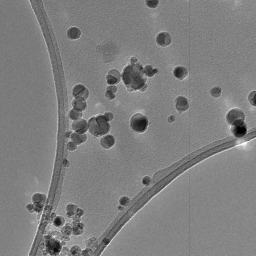
#> input picture Thesis Dataset/tem-share/TEM Tomography_Ex2/Janustomo2_thumb/Janustomo2_-13.00.bmp, 256 x 256 px, found by its file name; its folder holds only this picture in this run
$ python ConvertGrayscaleToRGb_colored.py
#> lines starting #> are read from the running program, lines starting #| are printed output that depends on the picture
import os
import cv2
import numpy as np
import matplotlib.pyplot as plt

# Folder path containing grayscale BMP images
folder_path = 'Thesis-Dataset/TEM Tomography_Ex2/Janustomo2_thumb'

# Output folder path to save enhanced RGB images
output_folder_path = 'Thesis-Dataset/TEM Tomography_Ex2/output_RGB_color_map'

# Get a list of grayscale BMP image files in the folder
grayscale_files = [f for f in os.listdir(folder_path) if f.endswith('.bmp')]

# Iterate through each grayscale BMP image
for file_name in grayscale_files:
    # Load grayscale BMP image
    grayscale_img = cv2.imread(os.path.join(
        folder_path, file_name), cv2.IMREAD_GRAYSCALE)
#> grayscale_img is the input picture: shape (256, 256); min 0, max 254, mean 126.5

    # Apply denoising
    denoised_img = cv2.fastNlMeansDenoising(
        grayscale_img, None, h=10, templateWindowSize=7, searchWindowSize=21)

    # Apply color mapping to the denoised grayscale image
    colormap = cv2.COLORMAP_VIRIDIS
    colored_img = cv2.applyColorMap(denoised_img, colormap)
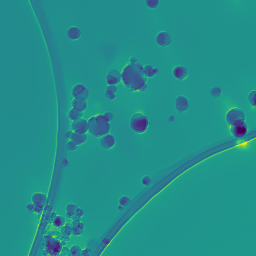
#> colored_img: shape (256, 256, 3); mean B, G, R 139.3, 142.8, 34.6

    # Save the colored RGB image as JPEG to the output folder
    output_file_path = os.path.join(
        output_folder_path, os.path.splitext(file_name)[0] + '.jpg')
    cv2.imwrite(output_file_path, colored_img)

    print(f"Converted {file_name} to enhanced RGB using color mapping.")

print("Conversion and enhancement completed.")

$ run again, on Thesis Dataset/tem-share/TEM Tomography_Ex2/Janustomo2_thumb/Janustomo2_10.93.bmp
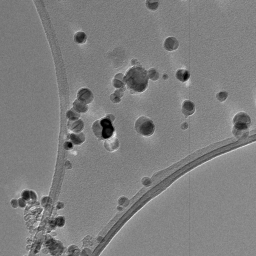
#> input picture Thesis Dataset/tem-share/TEM Tomography_Ex2/Janustomo2_thumb/Janustomo2_10.93.bmp, 256 x 256 px, found by its file name
#> grayscale_img is the input picture: shape (256, 256); min 0, max 238, mean 126.6
#> `colored_img = cv2.applyColorMap(denoised_img, colormap)`:
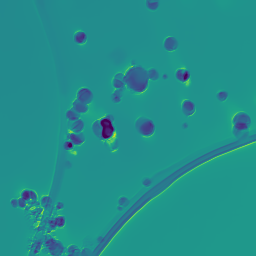
#> colored_img: shape (256, 256, 3); mean B, G, R 139.4, 142.8, 34.4

$ run again, on Thesis Dataset/tem-share/TEM Tomography_Ex2/Janustomo2_thumb/Janustomo2_-43.47.bmp
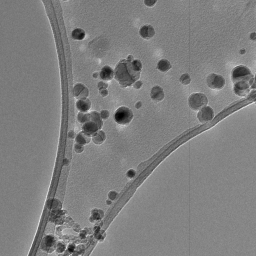
#> input picture Thesis Dataset/tem-share/TEM Tomography_Ex2/Janustomo2_thumb/Janustomo2_-43.47.bmp, 256 x 256 px, found by its file name
#> grayscale_img is the input picture: shape (256, 256); min 0, max 227, mean 126.5
#> `colored_img = cv2.applyColorMap(denoised_img, colormap)`:
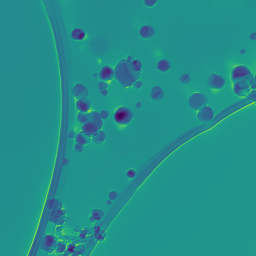
#> colored_img: shape (256, 256, 3); mean B, G, R 139.3, 142.8, 34.7

$ run again, on Thesis Dataset/tem-share/TEM Tomography_Ex2/Janustomo2_thumb/Janustomo2_-46.32.bmp
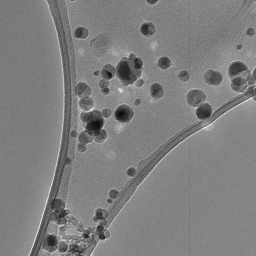
#> input picture Thesis Dataset/tem-share/TEM Tomography_Ex2/Janustomo2_thumb/Janustomo2_-46.32.bmp, 256 x 256 px, found by its file name
#> grayscale_img is the input picture: shape (256, 256); min 4, max 248, mean 126.5
#> `colored_img = cv2.applyColorMap(denoised_img, colormap)`:
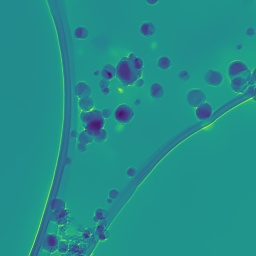
#> colored_img: shape (256, 256, 3); mean B, G, R 139.3, 142.8, 34.7
